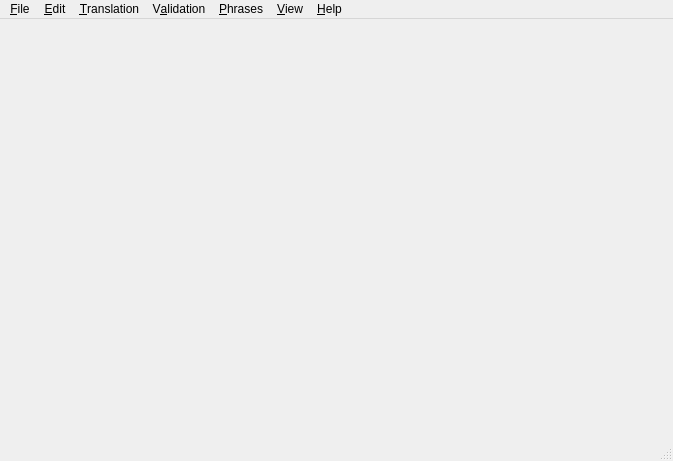
<?xml version="1.0" encoding="UTF-8"?>
<ui version="4.0">
 <comment>*********************************************************************
**
** Copyright (C) 2016 The Qt Company Ltd.
** Contact: https://www.qt.io/licensing/
**
** This file is part of the Qt Linguist of the Qt Toolkit.
**
** $QT_BEGIN_LICENSE:GPL-EXCEPT$
** Commercial License Usage
** Licensees holding valid commercial Qt licenses may use this file in
** accordance with the commercial license agreement provided with the
** Software or, alternatively, in accordance with the terms contained in
** a written agreement between you and The Qt Company. For licensing terms
** and conditions see https://www.qt.io/terms-conditions. For further
** information use the contact form at https://www.qt.io/contact-us.
**
** GNU General Public License Usage
** Alternatively, this file may be used under the terms of the GNU
** General Public License version 3 as published by the Free Software
** Foundation with exceptions as appearing in the file LICENSE.GPL3-EXCEPT
** included in the packaging of this file. Please review the following
** information to ensure the GNU General Public License requirements will
** be met: https://www.gnu.org/licenses/gpl-3.0.html.
**
** $QT_END_LICENSE$
**
*********************************************************************</comment>
 <class>MainWindow</class>
 <widget class="QMainWindow" name="MainWindow">
  <property name="geometry">
   <rect>
    <x>0</x>
    <y>0</y>
    <width>673</width>
    <height>461</height>
   </rect>
  </property>
  <property name="windowTitle">
   <string>MainWindow</string>
  </property>
  <widget class="QWidget" name="centralwidget"/>
  <widget class="QMenuBar" name="menubar">
   <property name="geometry">
    <rect>
     <x>0</x>
     <y>0</y>
     <width>673</width>
     <height>28</height>
    </rect>
   </property>
   <widget class="QMenu" name="menuPhrases">
    <property name="title">
     <string>&amp;Phrases</string>
    </property>
    <widget class="QMenu" name="menuClosePhraseBook">
     <property name="title">
      <string>&amp;Close Phrase Book</string>
     </property>
    </widget>
    <widget class="QMenu" name="menuEditPhraseBook">
     <property name="title">
      <string>&amp;Edit Phrase Book</string>
     </property>
    </widget>
    <widget class="QMenu" name="menuPrintPhraseBook">
     <property name="title">
      <string>&amp;Print Phrase Book</string>
     </property>
    </widget>
    <addaction name="actionNewPhraseBook"/>
    <addaction name="actionOpenPhraseBook"/>
    <addaction name="menuClosePhraseBook"/>
    <addaction name="separator"/>
    <addaction name="menuEditPhraseBook"/>
    <addaction name="menuPrintPhraseBook"/>
    <addaction name="actionAddToPhraseBook"/>
   </widget>
   <widget class="QMenu" name="menuValidation">
    <property name="title">
     <string>V&amp;alidation</string>
    </property>
    <addaction name="actionAccelerators"/>
    <addaction name="actionSurroundingWhitespace"/>
    <addaction name="actionEndingPunctuation"/>
    <addaction name="actionPhraseMatches"/>
    <addaction name="actionPlaceMarkerMatches"/>
   </widget>
   <widget class="QMenu" name="menuView">
    <property name="title">
     <string>&amp;View</string>
    </property>
    <widget class="QMenu" name="menuViewViews">
     <property name="title">
      <string>Vie&amp;ws</string>
     </property>
    </widget>
    <widget class="QMenu" name="menuToolbars">
     <property name="title">
      <string>&amp;Toolbars</string>
     </property>
    </widget>
    <widget class="QMenu" name="menuZoom">
     <property name="title">
      <string>&amp;Zoom</string>
     </property>
     <addaction name="actionIncreaseZoom"/>
     <addaction name="actionDecreaseZoom"/>
     <addaction name="separator"/>
     <addaction name="actionResetZoomToDefault"/>
    </widget>
    <widget class="QMenu" name="menuGuesses">
     <property name="title">
      <string>Guesses</string>
     </property>
     <addaction name="actionShowMoreGuesses"/>
     <addaction name="actionShowFewerGuesses"/>
     <addaction name="separator"/>
     <addaction name="actionResetGuessesToDefault"/>
    </widget>
    <addaction name="actionResetSorting"/>
    <addaction name="actionDisplayGuesses"/>
    <addaction name="actionStatistics"/>
    <addaction name="actionLengthVariants"/>
    <addaction name="actionVisualizeWhitespace"/>
    <addaction name="separator"/>
    <addaction name="menuZoom"/>
    <addaction name="menuGuesses"/>
    <addaction name="separator"/>
    <addaction name="menuToolbars"/>
    <addaction name="menuViewViews"/>
   </widget>
   <widget class="QMenu" name="menuHelp">
    <property name="title">
     <string>&amp;Help</string>
    </property>
    <addaction name="actionManual"/>
    <addaction name="actionAbout"/>
    <addaction name="actionAboutQt"/>
    <addaction name="actionWhatsThis"/>
   </widget>
   <widget class="QMenu" name="menuTranslation">
    <property name="title">
     <string>&amp;Translation</string>
    </property>
    <addaction name="actionPrevUnfinished"/>
    <addaction name="actionNextUnfinished"/>
    <addaction name="actionPrev"/>
    <addaction name="actionNext"/>
    <addaction name="actionDone"/>
    <addaction name="actionDoneAndNext"/>
    <addaction name="actionBeginFromSource"/>
   </widget>
   <widget class="QMenu" name="menuFile">
    <property name="title">
     <string>&amp;File</string>
    </property>
    <widget class="QMenu" name="menuRecentlyOpenedFiles">
     <property name="title">
      <string>Recently Opened &amp;Files</string>
     </property>
    </widget>
    <addaction name="actionOpen"/>
    <addaction name="actionOpenAux"/>
    <addaction name="menuRecentlyOpenedFiles"/>
    <addaction name="separator"/>
    <addaction name="actionSaveAll"/>
    <addaction name="actionSave"/>
    <addaction name="actionSaveAs"/>
    <addaction name="actionReleaseAll"/>
    <addaction name="actionRelease"/>
    <addaction name="actionReleaseAs"/>
    <addaction name="separator"/>
    <addaction name="actionPrint"/>
    <addaction name="separator"/>
    <addaction name="actionCloseAll"/>
    <addaction name="actionClose"/>
    <addaction name="separator"/>
    <addaction name="actionExit"/>
   </widget>
   <widget class="QMenu" name="menuEdit">
    <property name="title">
     <string>&amp;Edit</string>
    </property>
    <addaction name="actionUndo"/>
    <addaction name="actionRedo"/>
    <addaction name="separator"/>
    <addaction name="actionCut"/>
    <addaction name="actionCopy"/>
    <addaction name="actionPaste"/>
    <addaction name="actionSelectAll"/>
    <addaction name="separator"/>
    <addaction name="actionFind"/>
    <addaction name="actionFindNext"/>
    <addaction name="actionSearchAndTranslate"/>
    <addaction name="actionBatchTranslation"/>
    <addaction name="actionTranslationFileSettings"/>
    <addaction name="separator"/>
    <addaction name="actionConfiguration"/>
   </widget>
   <addaction name="menuFile"/>
   <addaction name="menuEdit"/>
   <addaction name="menuTranslation"/>
   <addaction name="menuValidation"/>
   <addaction name="menuPhrases"/>
   <addaction name="menuView"/>
   <addaction name="menuHelp"/>
  </widget>
  <widget class="QStatusBar" name="statusbar"/>
  <action name="actionOpen">
   <property name="text">
    <string>&amp;Open...</string>
   </property>
   <property name="whatsThis">
    <string>Open a Qt translation source file (TS file) for editing</string>
   </property>
   <property name="shortcut">
    <string>Ctrl+O</string>
   </property>
  </action>
  <action name="actionExit">
   <property name="text">
    <string>E&amp;xit</string>
   </property>
   <property name="statusTip">
    <string/>
   </property>
   <property name="whatsThis">
    <string>Close this window and exit.</string>
   </property>
   <property name="shortcut">
    <string>Ctrl+Q</string>
   </property>
   <property name="menuRole">
    <enum>QAction::QuitRole</enum>
   </property>
  </action>
  <action name="actionSave">
   <property name="text">
    <string>Save</string>
   </property>
   <property name="whatsThis">
    <string>Save changes made to this Qt translation source file</string>
   </property>
  </action>
  <action name="actionSaveAs">
   <property name="text">
    <string>Save &amp;As...</string>
   </property>
   <property name="iconText">
    <string>Save As...</string>
   </property>
   <property name="whatsThis">
    <string>Save changes made to this Qt translation source file into a new file.</string>
   </property>
  </action>
  <action name="actionRelease">
   <property name="text">
    <string>Release</string>
   </property>
   <property name="whatsThis">
    <string>Create a Qt message file suitable for released applications from the current message file.</string>
   </property>
  </action>
  <action name="actionPrint">
   <property name="text">
    <string>&amp;Print...</string>
   </property>
   <property name="whatsThis">
    <string>Print a list of all the translation units in the current translation source file.</string>
   </property>
   <property name="shortcut">
    <string>Ctrl+P</string>
   </property>
  </action>
  <action name="actionUndo">
   <property name="enabled">
    <bool>false</bool>
   </property>
   <property name="text">
    <string>&amp;Undo</string>
   </property>
   <property name="whatsThis">
    <string>Undo the last editing operation performed on the current translation.</string>
   </property>
   <property name="shortcut">
    <string>Ctrl+Z</string>
   </property>
   <property name="menuRole">
    <enum>QAction::NoRole</enum>
   </property>
  </action>
  <action name="actionRedo">
   <property name="enabled">
    <bool>false</bool>
   </property>
   <property name="text">
    <string>&amp;Redo</string>
   </property>
   <property name="whatsThis">
    <string>Redo an undone editing operation performed on the translation.</string>
   </property>
   <property name="shortcut">
    <string>Ctrl+Y</string>
   </property>
   <property name="menuRole">
    <enum>QAction::NoRole</enum>
   </property>
  </action>
  <action name="actionCut">
   <property name="enabled">
    <bool>false</bool>
   </property>
   <property name="text">
    <string>Cu&amp;t</string>
   </property>
   <property name="whatsThis">
    <string>Copy the selected translation text to the clipboard and deletes it.</string>
   </property>
   <property name="shortcut">
    <string>Ctrl+X</string>
   </property>
  </action>
  <action name="actionCopy">
   <property name="enabled">
    <bool>false</bool>
   </property>
   <property name="text">
    <string>&amp;Copy</string>
   </property>
   <property name="whatsThis">
    <string>Copy the selected translation text to the clipboard.</string>
   </property>
   <property name="shortcut">
    <string>Ctrl+C</string>
   </property>
  </action>
  <action name="actionPaste">
   <property name="enabled">
    <bool>false</bool>
   </property>
   <property name="text">
    <string>&amp;Paste</string>
   </property>
   <property name="whatsThis">
    <string>Paste the clipboard text into the translation.</string>
   </property>
   <property name="shortcut">
    <string>Ctrl+V</string>
   </property>
  </action>
  <action name="actionSelectAll">
   <property name="enabled">
    <bool>false</bool>
   </property>
   <property name="text">
    <string>Select &amp;All</string>
   </property>
   <property name="whatsThis">
    <string>Select the whole translation text.</string>
   </property>
   <property name="shortcut">
    <string>Ctrl+A</string>
   </property>
  </action>
  <action name="actionFind">
   <property name="enabled">
    <bool>false</bool>
   </property>
   <property name="text">
    <string>&amp;Find...</string>
   </property>
   <property name="whatsThis">
    <string>Search for some text in the translation source file.</string>
   </property>
   <property name="shortcut">
    <string>Ctrl+F</string>
   </property>
   <property name="menuRole">
    <enum>QAction::NoRole</enum>
   </property>
  </action>
  <action name="actionFindNext">
   <property name="enabled">
    <bool>false</bool>
   </property>
   <property name="text">
    <string>Find &amp;Next</string>
   </property>
   <property name="whatsThis">
    <string>Continue the search where it was left.</string>
   </property>
   <property name="shortcut">
    <string>F3</string>
   </property>
   <property name="menuRole">
    <enum>QAction::NoRole</enum>
   </property>
  </action>
  <action name="actionPrevUnfinished">
   <property name="text">
    <string>&amp;Prev Unfinished</string>
   </property>
   <property name="toolTip">
    <string>Previous unfinished item</string>
   </property>
   <property name="whatsThis">
    <string>Move to the previous unfinished item.</string>
   </property>
   <property name="shortcut">
    <string>Ctrl+K</string>
   </property>
   <property name="menuRole">
    <enum>QAction::NoRole</enum>
   </property>
  </action>
  <action name="actionNextUnfinished">
   <property name="text">
    <string>&amp;Next Unfinished</string>
   </property>
   <property name="toolTip">
    <string>Next unfinished item</string>
   </property>
   <property name="whatsThis">
    <string>Move to the next unfinished item.</string>
   </property>
   <property name="shortcut">
    <string>Ctrl+J</string>
   </property>
   <property name="menuRole">
    <enum>QAction::NoRole</enum>
   </property>
  </action>
  <action name="actionPrev">
   <property name="text">
    <string>P&amp;rev</string>
   </property>
   <property name="toolTip">
    <string>Move to previous item</string>
   </property>
   <property name="whatsThis">
    <string>Move to the previous item.</string>
   </property>
   <property name="shortcut">
    <string>Ctrl+Shift+K</string>
   </property>
   <property name="menuRole">
    <enum>QAction::NoRole</enum>
   </property>
  </action>
  <action name="actionNext">
   <property name="text">
    <string>Ne&amp;xt</string>
   </property>
   <property name="toolTip">
    <string>Next item</string>
   </property>
   <property name="whatsThis">
    <string>Move to the next item.</string>
   </property>
   <property name="shortcut">
    <string>Ctrl+Shift+J</string>
   </property>
   <property name="menuRole">
    <enum>QAction::NoRole</enum>
   </property>
  </action>
  <action name="actionDoneAndNext">
   <property name="enabled">
    <bool>false</bool>
   </property>
   <property name="text">
    <string>&amp;Done and Next</string>
   </property>
   <property name="toolTip">
    <string>Mark item as done and move to the next unfinished item</string>
   </property>
   <property name="whatsThis">
    <string>Mark this item as done and move to the next unfinished item.</string>
   </property>
   <property name="menuRole">
    <enum>QAction::NoRole</enum>
   </property>
  </action>
  <action name="actionBeginFromSource">
   <property name="enabled">
    <bool>false</bool>
   </property>
   <property name="text">
    <string>Copy from source text</string>
   </property>
   <property name="iconText">
    <string>Copy from source text</string>
   </property>
   <property name="toolTip">
    <string>Copies the source text into the translation field</string>
   </property>
   <property name="whatsThis">
    <string>Copies the source text into the translation field.</string>
   </property>
   <property name="shortcut">
    <string>Ctrl+B</string>
   </property>
   <property name="menuRole">
    <enum>QAction::NoRole</enum>
   </property>
  </action>
  <action name="actionAccelerators">
   <property name="checkable">
    <bool>true</bool>
   </property>
   <property name="text">
    <string>&amp;Accelerators</string>
   </property>
   <property name="toolTip">
    <string>Toggles the validity check of accelerators</string>
   </property>
   <property name="whatsThis">
    <string>Toggles the validity check of accelerators, i.e. whether the number of ampersands in the source and translation text is the same. If the check fails, a message is shown in the warnings window.</string>
   </property>
   <property name="menuRole">
    <enum>QAction::NoRole</enum>
   </property>
  </action>
  <action name="actionSurroundingWhitespace">
   <property name="checkable">
    <bool>true</bool>
   </property>
   <property name="text">
    <string>Surrounding &amp;Whitespace</string>
   </property>
   <property name="toolTip">
    <string>Toggles the validity check of surrounding whitespace.</string>
   </property>
   <property name="whatsThis">
    <string>Toggles the validity check of surrounding whitespace. If the check fails, a message is shown in the warnings window.</string>
   </property>
   <property name="menuRole">
    <enum>QAction::NoRole</enum>
   </property>
  </action>
  <action name="actionEndingPunctuation">
   <property name="checkable">
    <bool>true</bool>
   </property>
   <property name="text">
    <string>&amp;Ending Punctuation</string>
   </property>
   <property name="toolTip">
    <string>Toggles the validity check of ending punctuation</string>
   </property>
   <property name="whatsThis">
    <string>Toggles the validity check of ending punctuation. If the check fails, a message is shown in the warnings window.</string>
   </property>
   <property name="menuRole">
    <enum>QAction::NoRole</enum>
   </property>
  </action>
  <action name="actionPhraseMatches">
   <property name="checkable">
    <bool>true</bool>
   </property>
   <property name="text">
    <string>&amp;Phrase matches</string>
   </property>
   <property name="toolTip">
    <string>Toggles checking that phrase suggestions are used</string>
   </property>
   <property name="whatsThis">
    <string>Toggles checking that phrase suggestions are used. If the check fails, a message is shown in the warnings window.</string>
   </property>
   <property name="menuRole">
    <enum>QAction::NoRole</enum>
   </property>
  </action>
  <action name="actionPlaceMarkerMatches">
   <property name="checkable">
    <bool>true</bool>
   </property>
   <property name="text">
    <string>Place &amp;Marker Matches</string>
   </property>
   <property name="toolTip">
    <string>Toggles the validity check of place markers</string>
   </property>
   <property name="whatsThis">
    <string>Toggles the validity check of place markers, i.e. whether %1, %2, ... are used consistently in the source text and translation text. If the check fails, a message is shown in the warnings window.</string>
   </property>
   <property name="menuRole">
    <enum>QAction::NoRole</enum>
   </property>
  </action>
  <action name="actionNewPhraseBook">
   <property name="text">
    <string>&amp;New Phrase Book...</string>
   </property>
   <property name="whatsThis">
    <string>Create a new phrase book.</string>
   </property>
   <property name="shortcut">
    <string>Ctrl+N</string>
   </property>
   <property name="menuRole">
    <enum>QAction::NoRole</enum>
   </property>
  </action>
  <action name="actionOpenPhraseBook">
   <property name="text">
    <string>&amp;Open Phrase Book...</string>
   </property>
   <property name="whatsThis">
    <string>Open a phrase book to assist translation.</string>
   </property>
   <property name="shortcut">
    <string>Ctrl+H</string>
   </property>
   <property name="menuRole">
    <enum>QAction::NoRole</enum>
   </property>
  </action>
  <action name="actionResetSorting">
   <property name="checkable">
    <bool>false</bool>
   </property>
   <property name="checked">
    <bool>false</bool>
   </property>
   <property name="text">
    <string>&amp;Reset Sorting</string>
   </property>
   <property name="whatsThis">
    <string>Sort the items back in the same order as in the message file.</string>
   </property>
   <property name="menuRole">
    <enum>QAction::NoRole</enum>
   </property>
  </action>
  <action name="actionDisplayGuesses">
   <property name="checkable">
    <bool>true</bool>
   </property>
   <property name="checked">
    <bool>true</bool>
   </property>
   <property name="text">
    <string>&amp;Display guesses</string>
   </property>
   <property name="whatsThis">
    <string>Set whether or not to display translation guesses.</string>
   </property>
   <property name="menuRole">
    <enum>QAction::NoRole</enum>
   </property>
  </action>
  <action name="actionStatistics">
   <property name="checkable">
    <bool>true</bool>
   </property>
   <property name="checked">
    <bool>true</bool>
   </property>
   <property name="text">
    <string>&amp;Statistics</string>
   </property>
   <property name="whatsThis">
    <string>Display translation statistics.</string>
   </property>
   <property name="menuRole">
    <enum>QAction::NoRole</enum>
   </property>
  </action>
  <action name="actionManual">
   <property name="text">
    <string>&amp;Manual</string>
   </property>
   <property name="whatsThis">
    <string/>
   </property>
   <property name="shortcut">
    <string>F1</string>
   </property>
   <property name="menuRole">
    <enum>QAction::NoRole</enum>
   </property>
  </action>
  <action name="actionAbout">
   <property name="text">
    <string>About Qt Linguist</string>
   </property>
   <property name="menuRole">
    <enum>QAction::AboutRole</enum>
   </property>
  </action>
  <action name="actionAboutQt">
   <property name="text">
    <string>About Qt</string>
   </property>
   <property name="whatsThis">
    <string>Display information about the Qt toolkit by Digia.</string>
   </property>
   <property name="menuRole">
    <enum>QAction::AboutQtRole</enum>
   </property>
  </action>
  <action name="actionWhatsThis">
   <property name="checkable">
    <bool>false</bool>
   </property>
   <property name="checked">
    <bool>false</bool>
   </property>
   <property name="text">
    <string>&amp;What's This?</string>
   </property>
   <property name="iconText">
    <string>What's This?</string>
   </property>
   <property name="toolTip">
    <string>What's This?</string>
   </property>
   <property name="whatsThis">
    <string>Enter What's This? mode.</string>
   </property>
   <property name="shortcut">
    <string>Shift+F1</string>
   </property>
   <property name="menuRole">
    <enum>QAction::NoRole</enum>
   </property>
  </action>
  <action name="actionSearchAndTranslate">
   <property name="enabled">
    <bool>false</bool>
   </property>
   <property name="text">
    <string>&amp;Search And Translate...</string>
   </property>
   <property name="whatsThis">
    <string>Replace the translation on all entries that matches the search source text.</string>
   </property>
   <property name="menuRole">
    <enum>QAction::NoRole</enum>
   </property>
  </action>
  <action name="actionBatchTranslation">
   <property name="enabled">
    <bool>false</bool>
   </property>
   <property name="text">
    <string>&amp;Batch Translation...</string>
   </property>
   <property name="whatsThis">
    <string>Batch translate all entries using the information in the phrase books.</string>
   </property>
   <property name="menuRole">
    <enum>QAction::NoRole</enum>
   </property>
  </action>
  <action name="actionReleaseAs">
   <property name="text">
    <string>Release As...</string>
   </property>
   <property name="iconText">
    <string>Release As...</string>
   </property>
   <property name="whatsThis">
    <string>Create a Qt message file suitable for released applications from the current message file. The filename will automatically be determined from the name of the TS file.</string>
   </property>
  </action>
  <action name="actionFile">
   <property name="checkable">
    <bool>true</bool>
   </property>
   <property name="checked">
    <bool>true</bool>
   </property>
   <property name="text">
    <string>File</string>
   </property>
  </action>
  <action name="actionEdit">
   <property name="checkable">
    <bool>true</bool>
   </property>
   <property name="checked">
    <bool>true</bool>
   </property>
   <property name="text">
    <string>Edit</string>
   </property>
  </action>
  <action name="actionTranslation">
   <property name="checkable">
    <bool>true</bool>
   </property>
   <property name="checked">
    <bool>true</bool>
   </property>
   <property name="text">
    <string>Translation</string>
   </property>
  </action>
  <action name="actionValidation">
   <property name="checkable">
    <bool>true</bool>
   </property>
   <property name="checked">
    <bool>true</bool>
   </property>
   <property name="text">
    <string>Validation</string>
   </property>
  </action>
  <action name="actionHelp">
   <property name="checkable">
    <bool>true</bool>
   </property>
   <property name="checked">
    <bool>true</bool>
   </property>
   <property name="text">
    <string>Help</string>
   </property>
  </action>
  <action name="actionPreviewForm">
   <property name="enabled">
    <bool>false</bool>
   </property>
   <property name="text">
    <string>Open/Refresh Form &amp;Preview</string>
   </property>
   <property name="iconText">
    <string>Form Preview Tool</string>
   </property>
   <property name="toolTip">
    <string>Form Preview Tool</string>
   </property>
   <property name="shortcut">
    <string>F5</string>
   </property>
   <property name="menuRole">
    <enum>QAction::NoRole</enum>
   </property>
  </action>
  <action name="actionTranslationFileSettings">
   <property name="enabled">
    <bool>false</bool>
   </property>
   <property name="text">
    <string>Translation File &amp;Settings...</string>
   </property>
   <property name="menuRole">
    <enum>QAction::NoRole</enum>
   </property>
  </action>
  <action name="actionAddToPhraseBook">
   <property name="enabled">
    <bool>false</bool>
   </property>
   <property name="text">
    <string>&amp;Add to Phrase Book</string>
   </property>
   <property name="shortcut">
    <string>Ctrl+T</string>
   </property>
  </action>
  <action name="actionOpenAux">
   <property name="text">
    <string>Open Read-O&amp;nly...</string>
   </property>
  </action>
  <action name="actionSaveAll">
   <property name="text">
    <string>&amp;Save All</string>
   </property>
   <property name="shortcut">
    <string>Ctrl+S</string>
   </property>
  </action>
  <action name="actionReleaseAll">
   <property name="text">
    <string>&amp;Release All</string>
   </property>
  </action>
  <action name="actionClose">
   <property name="text">
    <string>Close</string>
   </property>
  </action>
  <action name="actionCloseAll">
   <property name="text">
    <string>&amp;Close All</string>
   </property>
   <property name="shortcut">
    <string>Ctrl+W</string>
   </property>
  </action>
  <action name="actionLengthVariants">
   <property name="checkable">
    <bool>true</bool>
   </property>
   <property name="text">
    <string>Length Variants</string>
   </property>
  </action>
  <action name="actionVisualizeWhitespace">
   <property name="checkable">
    <bool>true</bool>
   </property>
   <property name="text">
    <string>Visualize whitespace</string>
   </property>
   <property name="toolTip">
    <string>Toggles visualize whitespace in editors</string>
   </property>
  </action>
  <action name="actionIncreaseZoom">
   <property name="text">
    <string>Increase</string>
   </property>
   <property name="shortcut">
    <string>Ctrl++</string>
   </property>
  </action>
  <action name="actionDecreaseZoom">
   <property name="text">
    <string>Decrease</string>
   </property>
   <property name="shortcut">
    <string>Ctrl+-</string>
   </property>
  </action>
  <action name="actionResetZoomToDefault">
   <property name="text">
    <string>Reset to default</string>
   </property>
   <property name="shortcut">
    <string>Ctrl+0</string>
   </property>
  </action>
  <action name="actionShowMoreGuesses">
   <property name="text">
    <string>Show more</string>
   </property>
   <property name="shortcut">
    <string>Alt++</string>
   </property>
  </action>
  <action name="actionShowFewerGuesses">
   <property name="text">
    <string>Show fewer</string>
   </property>
   <property name="shortcut">
    <string>Alt+-</string>
   </property>
  </action>
  <action name="actionResetGuessesToDefault">
   <property name="text">
    <string>Reset to default</string>
   </property>
   <property name="shortcut">
    <string>Alt+0</string>
   </property>
  </action>
  <action name="actionDone">
   <property name="enabled">
    <bool>false</bool>
   </property>
   <property name="text">
    <string>D&amp;one</string>
   </property>
   <property name="toolTip">
    <string>Mark item as done</string>
   </property>
   <property name="whatsThis">
    <string>Mark this item as done.</string>
   </property>
   <property name="menuRole">
    <enum>QAction::NoRole</enum>
   </property>
  </action>
  <action name="actionConfiguration">
   <property name="text">
    <string>Confi&amp;guration...</string>
   </property>
   <property name="toolTip">
    <string>Open a configuration window</string>
   </property>
  </action>
 </widget>
 <resources/>
 <connections/>
</ui>
